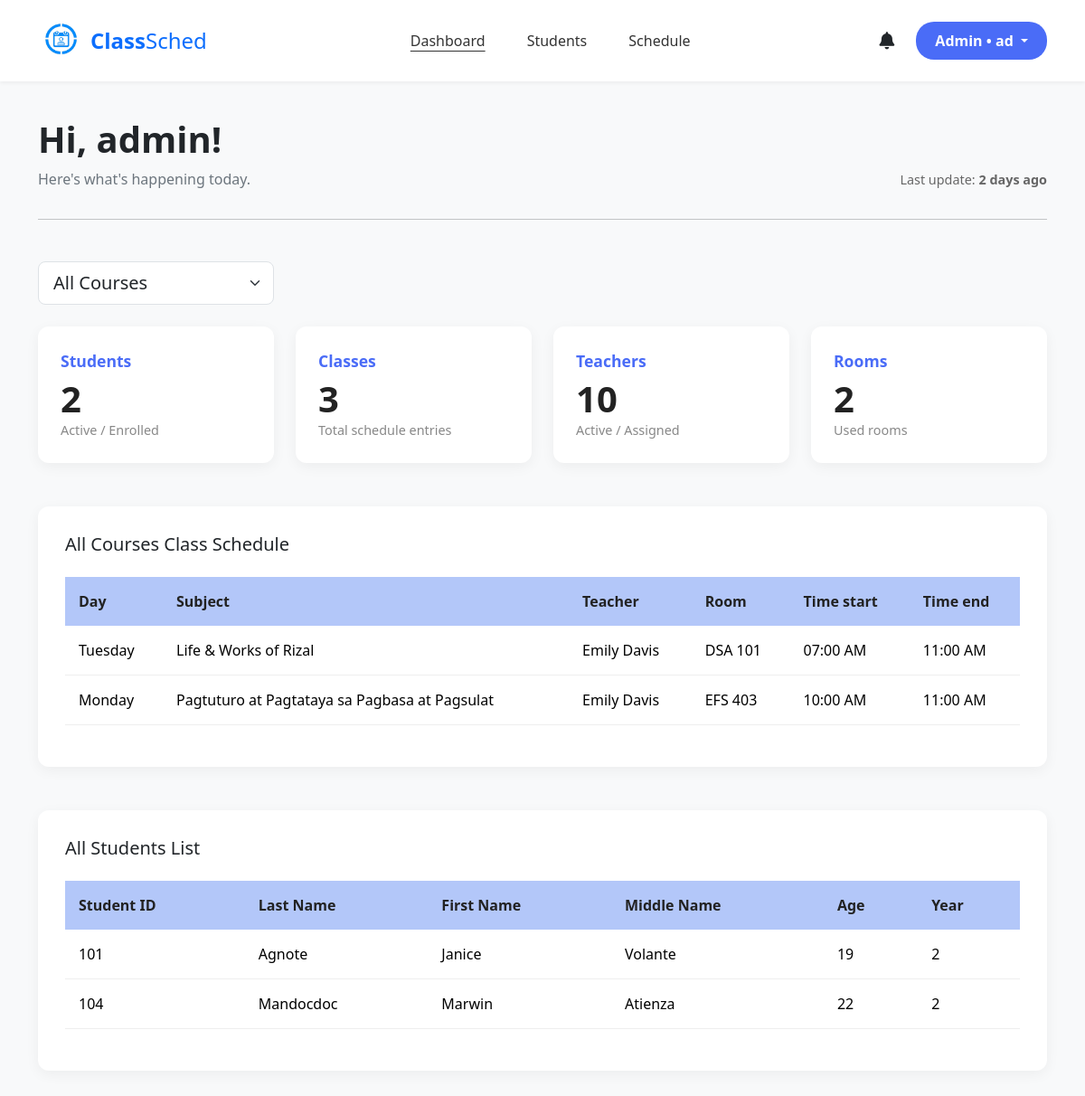
Page /src/admin_dashboard.php (signed in) on the committed database.
### tables this page shows
CREATE TABLE admin_system_log (
        id INTEGER PRIMARY KEY CHECK (id = 1),
        last_activity DATETIME DEFAULT CURRENT_TIMESTAMP
    );

CREATE TABLE schedules (
        id INTEGER PRIMARY KEY AUTOINCREMENT,
        day TEXT NOT NULL,
        subject_id INTEGER NOT NULL,
        teacher_id INTEGER NOT NULL,
        room TEXT(10),
        time_start TIME,
        time_end TIME,
        course_id INTEGER NOT NULL,

        FOREIGN KEY (teacher_id) REFERENCES teachers(id),
        FOREIGN KEY (course_id) REFERENCES courses(id),
        FOREIGN KEY (subject_id) REFERENCES subjects(id)
    );

CREATE TABLE students (
        id INTEGER PRIMARY KEY AUTOINCREMENT,
        user_id INTEGER UNIQUE,
        student_number TEXT(50) NOT NULL,
        last_name TEXT(50) NOT NULL,
        first_name TEXT(50),
        middle_name TEXT(50),
        age INTEGER,
        phone_number TEXT(20),
        course_id INTEGER NOT NULL,
        year_level INTEGER,
        email TEXT(255) UNIQUE,
        FOREIGN KEY (user_id) REFERENCES users(id),
        FOREIGN KEY (course_id) REFERENCES courses(id)
    );

### src/admin_dashboard.php (the view, shortened to what this page needs)
<?php
$user = $_SESSION["user"];
$db = get_db();
$selected_course = isset($_GET['course_id']) ? (int)$_GET['course_id'] : COURSE_ALL;
switch ($selected_course) {
    default:
        $course_name = "All Courses";
        $student_title = "All Students";
        break;
}
if ($selected_course === COURSE_ALL) {
    $student_enrolled = $db->querySingle("SELECT COUNT(id) FROM students");
    $classes_count = $db->querySingle("SELECT COUNT(id) FROM schedules");
    $teachers_count = $db->querySingle("SELECT COUNT(id) FROM teachers");
    $rooms_count = $db->querySingle("SELECT COUNT(DISTINCT room) FROM schedules WHERE room IS NOT NULL AND room != ''");
}
$last_update_text = "Just now";
$last_activity_row = $db->querySingle("SELECT last_activity FROM admin_system_log WHERE id = 1", true);
if ($last_activity_row) {
    $last_update_ts = (int)$last_activity_row['last_activity'];
    $time_diff = time() - $last_update_ts;
    if ($time_diff < 60) {
        $last_update_text = "Just now";
    } else {
        $tokens = [
            31536000 => 'year',
            2592000 => 'month',
            604800 => 'week',
            86400 => 'day',
            3600 => 'hour',
            60 => 'minute',
            1 => 'second'
        ];
        foreach ($tokens as $unit => $text) {
            if ($time_diff < $unit) continue;
            $numberOfUnits = floor($time_diff / $unit);
            $last_update_text = $numberOfUnits . ' ' . $text . (($numberOfUnits > 1) ? 's' : '') . ' ago';
            break;
        }
    }
}
$sql_sched = "
    SELECT
        sch.*,
        sub.subject_name AS subject_name_display,
        t.name AS teacher_name_display
    FROM schedules sch
    LEFT JOIN subjects sub ON sch.subject_id = sub.id
    LEFT JOIN teachers t ON sch.teacher_id = t.id
";
if ($selected_course !== COURSE_ALL) {
    $sql_sched .= " WHERE sch.course_id = :course_id";
} else {
    $sql_sched .= " GROUP BY sch.subject_id, sch.teacher_id, sch.room, sch.time_start, sch.time_end, sch.day";
}
$sql_sched .= " ORDER BY sch.time_start ASC";
$stmt = $db->prepare($sql_sched);
$sched_result = $stmt->execute();
$sql_students = "SELECT * FROM students";
$sql_students .= " ORDER BY last_name ASC";
$stmt_students = $db->prepare($sql_students);
$students_result = $stmt_students->execute();
?>
<!DOCTYPE html>
<html lang="en">
<head>
    <link href="https://cdn.jsdelivr.net/npm/bootstrap@5.3.3/dist/css/bootstrap.min.css" rel="stylesheet">
    <link href="https://cdnjs.cloudflare.com/ajax/libs/font-awesome/6.0.0/css/all.min.css" rel="stylesheet">
    <link rel="stylesheet" href="../styles/admin_dashboard.css">
    <link rel="stylesheet" href="../styles/notification.css">
</head>
<body>
    <nav class="navbar navbar-expand-lg sticky-top">
        <div class="container">
            <a class="navbar-brand d-flex align-items-center" href="#">
                <img src="../img/logo.jpg" width="50" height="50" class="me-2">
                <span class="fw-bold text-primary">Class</span><span class="text-primary">Sched</span>
            </a>
            <div class="collapse navbar-collapse justify-content-center" id="navbarNav">
                <ul class="navbar-nav">
                    <li class="nav-item"><a class="nav-link active" href="admin_dashboard.php">Dashboard</a></li>
                    <li class="nav-item"><a class="nav-link" href="admin_student_manage.php">Students</a></li>
                    <li class="nav-item"><a class="nav-link" href="admin_schedule.php">Schedule</a></li>
                </ul>
            </div>
            <div class="d-flex align-items-center">
                <div class="dropdown notification-container me-4 position-relative">
                    <i class="fa-solid fa-bell dropdown-toggle"
                       id="notificationDropdown"
                       data-bs-toggle="dropdown"
                       aria-expanded="false"
                       style="font-size: 1.2rem;">
                    </i>
                </div>
                <div class="dropdown">
                    <button class="btn btn-admin dropdown-toggle" type="button" data-bs-toggle="dropdown">
                        Admin • <?php echo htmlspecialchars(substr($user["username"], 0, 2)); ?>
                    </button>
                </div>
            </div>
        </div>
    </nav>
    <div class="container mb-5">
        <div class="row hero-section align-items-end">
            <div class="col-md-6">
                <h1 class="fw-bold">Hi, <?php echo htmlspecialchars($user["username"]); ?>!</h1>
                <p class="text-secondary mb-0">Here's what's happening today.</p>
            </div>
            <div class="col-md-6 last-update">
                Last update: <strong><?php echo $last_update_text; ?></strong>
            </div>
            <div class="col-12 mt-3">
                <hr>
            </div>
        </div>
        <div class="row mb-4">
            <div class="col-md-3">
                <form action="" method="GET">
                    <select name="course_id" class="form-select form-select-lg" onchange="this.form.submit()">
                        <option value="<?php echo COURSE_ALL; ?>" <?php if($selected_course == COURSE_ALL) echo 'selected'; ?>>All Courses</option>
                    </select>
                </form>
            </div>
        </div>
        <div class="row g-4">
            <div class="col-md-3">
                <div class="stats-card">
                    <div class="stats-label">Students</div>
                    <div class="stats-number"><?php echo $student_enrolled; ?></div>
                    <div class="stats-sub">Active / Enrolled</div>
                </div>
            </div>
            <div class="col-md-3">
                <div class="stats-card">
                    <div class="stats-label">Classes</div>
                    <div class="stats-number"><?php echo $classes_count; ?></div>
                    <div class="stats-sub">Total schedule entries</div>
                </div>
            </div>
            <div class="col-md-3">
                <div class="stats-card">
                    <div class="stats-label">Teachers</div>
                    <div class="stats-number"><?php echo $teachers_count; ?></div>
                    <div class="stats-sub">Active / Assigned</div>
                </div>
            </div>
            <div class="col-md-3">
                <div class="stats-card">
                    <div class="stats-label">Rooms</div>
                    <div class="stats-number"><?php echo $rooms_count; ?></div>
                    <div class="stats-sub">Used rooms</div>
                </div>
            </div>
        </div>
        <div class="schedule-section mt-5">
            <h5 class="mb-4"><?php echo $course_name; ?> Class Schedule</h5>
            <div class="table-responsive">
                <table class="table custom-table">
                    <thead>
                        <tr>
                            <th>Day</th>
                            <th>Subject</th>
                            <th>Teacher</th>
                            <th>Room</th>
                            <th>Time start</th>
                            <th>Time end</th>
                        </tr>
                    </thead>
                    <tbody>
                        <?php while ($row = $sched_result->fetchArray(SQLITE3_ASSOC)): ?>
                        <tr>
                            <td><?php echo htmlspecialchars($row['day'] ?? '--'); ?></td>
                            <td><?php echo htmlspecialchars($row['subject_name_display'] ?? 'Unknown Subject'); ?></td>
                            <td><?php echo htmlspecialchars($row['teacher_name_display'] ?? 'Unknown Teacher'); ?></td>
                            <td><?php echo htmlspecialchars($row['room'] ?? 'TBA'); ?></td>
                            <td>
                                <?php
                                    if (!empty($row['time_start'])) {
                                        echo date("h:i A", strtotime($row['time_start']));
                                    } else {
                                        echo '--:--';
                                    }
                                ?>
                            </td>
                            <td>
                                <?php
                                    if (!empty($row['time_end'])) {
                                        echo date("h:i A", strtotime($row['time_end']));
                                    } else {
                                        echo '--:--';
                                    }
                                ?>
                            </td>
                        </tr>
                        <?php endwhile; ?>
                    </tbody>
                </table>
            </div>
        </div>
        <div class="schedule-section mt-5">
            <h5 class="mb-4"><?php echo $student_title; ?> List</h5>
            <div class="table-responsive">
                <table class="table custom-table">
                    <thead>
                        <tr>
                            <th>Student ID</th>
                            <th>Last Name</th>
                            <th>First Name</th>
                            <th>Middle Name</th>
                            <th>Age</th>
                            <th>Year</th>
                        </tr>
                    </thead>
                    <tbody>
                        <?php while ($student = $students_result->fetchArray(SQLITE3_ASSOC)): ?>
                        <tr>
                            <td><?php echo htmlspecialchars($student['student_number'] ?? '--'); ?></td>
                            <td><?php echo htmlspecialchars($student['last_name'] ?? '--'); ?></td>
                            <td><?php echo htmlspecialchars($student['first_name'] ?? '--'); ?></td>
                            <td><?php echo htmlspecialchars($student['middle_name'] ?? '--'); ?></td>
                            <td><?php echo htmlspecialchars($student['age'] ?? '--'); ?></td>
                            <td><?php echo htmlspecialchars($student['year_level'] ?? '--'); ?></td>
                        </tr>
                        <?php endwhile; ?>
                    </tbody>
                </table>
            </div>
        </div>
    </div>
</body>
</html>

### styles/admin_dashboard.css (style rules this page uses)
body { background-color: #f8f9fa; font-family: 'Segoe UI', Tahoma, Geneva, Verdana, sans-serif; }
.navbar { background-color: white; box-shadow: 0 2px 4px rgba(0,0,0,0.05); padding: 15px 0; }
.navbar-brand { font-size: 1.5rem; }
.nav-link { color: #333 !important; font-weight: 500; margin: 0 15px; }
.nav-link.active { text-decoration: underline; text-decoration-color: #333; text-underline-offset: 5px; }
.btn-admin { background-color: #4a6cf7; color: white; border-radius: 20px; padding: 8px 20px; font-weight: 600; }
.hero-section { margin-top: 40px; margin-bottom: 30px; }
.last-update { text-align: right; color: #666; font-size: 0.9rem; }
.stats-card { background: white; border: none; border-radius: 12px; padding: 25px; box-shadow: 0 4px 15px rgba(0,0,0,0.05); height: 100%; transition: transform 0.2s; }
.stats-label { color: #4a6cf7; font-weight: 700; font-size: 1.1rem; margin-bottom: 5px; }
.stats-number { font-size: 2.5rem; font-weight: 700; color: #222; line-height: 1.2; }
.stats-sub { color: #888; font-size: 0.9rem; }
.schedule-section { background: white; padding: 30px; border-radius: 12px; margin-top: 30px; box-shadow: 0 4px 15px rgba(0,0,0,0.05); }
.custom-table thead th { background-color: #b3c7f9; color: #222; border: none; padding: 15px; }
.custom-table tbody td { padding: 15px; border-bottom: 1px solid #eee; vertical-align: middle; }

### styles/notification.css (style rules this page uses)
.notification-container { display: flex; align-items: center; }
.notification-container .fa-bell { transition: color 0.3s ease; cursor: pointer; }
.notification-container .dropdown-toggle::after { display: none; }

### rows in the picture
admin_system_log: last_activity "2 days ago"
schedules: day "Tuesday", subject_name_display "Life & Works of Rizal", teacher_name_display "Emily Davis", room "DSA 101", time_start "07:00 AM", time_end "11:00 AM"
schedules: day "Monday", subject_name_display "Pagtuturo at Pagtataya sa Pagbasa at Pagsulat", teacher_name_display "Emily Davis", room "EFS 403", time_start "10:00 AM", time_end "11:00 AM"
students: student_number "101", last_name "Agnote", first_name "Janice", middle_name "Volante", age "19", year_level "2"
students: student_number "104", last_name "Mandocdoc", first_name "Marwin", middle_name "Atienza", age "22", year_level "2"

### other values in the picture
substr($user["username"], 0, 2) "ad"
$user["username"] "admin"
$student_enrolled "2"
$classes_count "3"
$teachers_count "10"
$rooms_count "2"
$course_name "All Courses"
$student_title "All Students"
